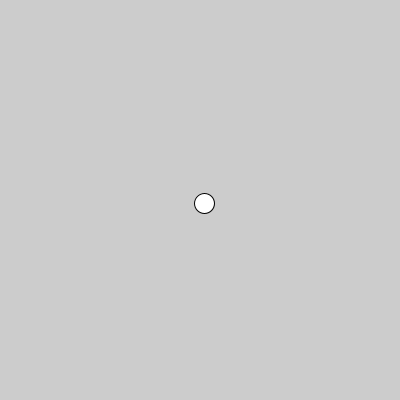
Frame 1 (no input)
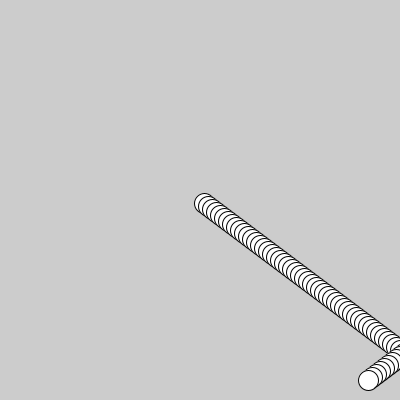
Frame 60 (the mouse pressed at the canvas centre just before this capture)
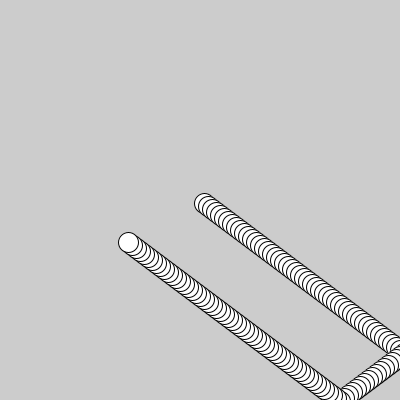
Frame 120 (the mouse held since frame 60 and released just before this capture)

The Processing sketch that drew these frames (run headless with seeded random() and noise(); from frame 60 on, the mouse is pressed at the canvas centre):

// Processing sketch: lesson_14_simpleClass
// ── lesson_14_simpleClass.pde
//This sketch will demo how to create a simple CLASS
//CLASSES should be created in SEPARATE TABS in PROCESSING
//CLASS NAMES should be CAPITALIZED

//Once we define a class, we can create an INSTANCE of the CLASS
//Each INSTANCE of the CLASS is called an OBJECT

//CHALLENGE: Create a second instance of a bouncing object

//1) DECLARE an object with TYPE (Class Name) and NAME
BouncingObject b;

void setup(){
  size(400,400);
  //2) INSTANTIATE the object by using keyword 'new'
  // and calling the class CONSTRUCTOR FUNCTION
  //CONSTRUCTOR functions have the same name as the class
  b = new BouncingObject();
  
  //3) ASSIGN our initial values
  //You can access an object's variables with DOT SYNTAX
  b.x = width/2;
  b.y = width/2;
  b.vx = 4;
  b.vy = 3;
}

void draw(){
  //4) call class functions with DOT SYNTAX
  b.updatePosition();
  b.checkEdges();
  b.drawObject();
}

// ── BouncingObject.pde
//Here is where I will define the BouncingObject Class
//We will define the Object's PROPERTIES (aka VARIABLES) and BEHAVIORS (aka FUNCTIONS)

//DECLARE with keyword "class" and CLASS NAME
class BouncingObject {
  //DECLARE object properties for POSITION and VELOCITY
  float x, y, vx, vy;

  //DECLARE ball BEHAVIORS aka FUNCTIONS
  void updatePosition() {
    x += vx;
    y += vy;
  }

  void checkEdges() {
    if (x < 0 || x > width) {
      vx*=-1;
    }
    if (y < 0 || y > height) {
      vy*=-1;
    }
  }
  
  void drawObject(){
    ellipse(x, y, 20, 20);
  }
}
